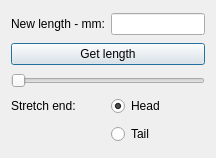
<?xml version="1.0" encoding="UTF-8"?>
<ui version="4.0">
 <class>Dialog</class>
 <widget class="QDialog" name="Dialog">
  <property name="geometry">
   <rect>
    <x>0</x>
    <y>0</y>
    <width>216</width>
    <height>158</height>
   </rect>
  </property>
  <property name="baseSize">
   <size>
    <width>200</width>
    <height>300</height>
   </size>
  </property>
  <property name="windowTitle">
   <string>Stretch</string>
  </property>
  <property name="sizeGripEnabled">
   <bool>false</bool>
  </property>
  <layout class="QGridLayout" name="gridLayout">
   <item row="4" column="1">
    <widget class="QRadioButton" name="head">
     <property name="text">
      <string>Head</string>
     </property>
     <property name="checked">
      <bool>true</bool>
     </property>
    </widget>
   </item>
   <item row="3" column="0" colspan="3">
    <widget class="QSlider" name="slider">
     <property name="orientation">
      <enum>Qt::Horizontal</enum>
     </property>
    </widget>
   </item>
   <item row="4" column="0">
    <widget class="QLabel" name="label_2">
     <property name="text">
      <string>Stretch end:</string>
     </property>
    </widget>
   </item>
   <item row="0" column="1" colspan="2">
    <widget class="QLineEdit" name="edit1">
     <property name="text">
      <string/>
     </property>
     <property name="alignment">
      <set>Qt::AlignCenter</set>
     </property>
    </widget>
   </item>
   <item row="2" column="0" colspan="3">
    <widget class="QPushButton" name="btn1">
     <property name="text">
      <string>Get length</string>
     </property>
    </widget>
   </item>
   <item row="0" column="0">
    <widget class="QLabel" name="label">
     <property name="text">
      <string>New length - mm:</string>
     </property>
     <property name="buddy">
      <cstring>edit1</cstring>
     </property>
    </widget>
   </item>
   <item row="5" column="1">
    <widget class="QRadioButton" name="tail">
     <property name="text">
      <string>Tail</string>
     </property>
    </widget>
   </item>
  </layout>
 </widget>
 <tabstops>
  <tabstop>btn1</tabstop>
  <tabstop>edit1</tabstop>
  <tabstop>head</tabstop>
  <tabstop>slider</tabstop>
 </tabstops>
 <resources/>
 <connections/>
</ui>
